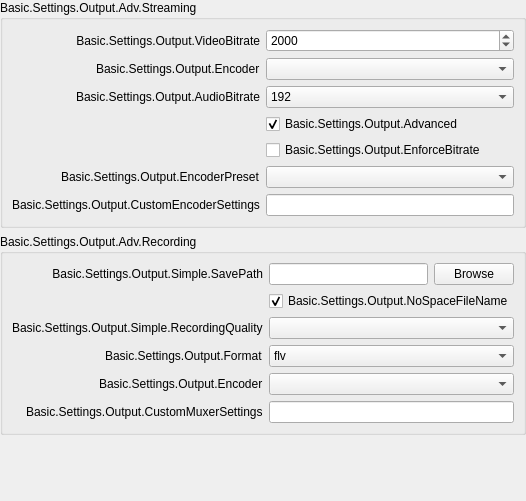
           <widget class="QWidget" name="easyOutputsPage">
            <layout class="QVBoxLayout" name="verticalLayout_3">
             <property name="leftMargin">
              <number>0</number>
             </property>
             <property name="topMargin">
              <number>0</number>
             </property>
             <property name="rightMargin">
              <number>0</number>
             </property>
             <property name="bottomMargin">
              <number>0</number>
             </property>
             <item>
              <widget class="QGroupBox" name="groupBox_8">
               <property name="sizePolicy">
                <sizepolicy hsizetype="Preferred" vsizetype="Maximum">
                 <horstretch>0</horstretch>
                 <verstretch>0</verstretch>
                </sizepolicy>
               </property>
               <property name="title">
                <string>Basic.Settings.Output.Adv.Streaming</string>
               </property>
               <layout class="QFormLayout" name="formLayout_20">
                <property name="fieldGrowthPolicy">
                 <enum>QFormLayout::AllNonFixedFieldsGrow</enum>
                </property>
                <property name="labelAlignment">
                 <set>Qt::AlignRight|Qt::AlignTrailing|Qt::AlignVCenter</set>
                </property>
                <item row="0" column="0">
                 <widget class="QLabel" name="label_19">
                  <property name="minimumSize">
                   <size>
                    <width>170</width>
                    <height>0</height>
                   </size>
                  </property>
                  <property name="text">
                   <string>Basic.Settings.Output.VideoBitrate</string>
                  </property>
                  <property name="alignment">
                   <set>Qt::AlignRight|Qt::AlignTrailing|Qt::AlignVCenter</set>
                  </property>
                  <property name="buddy">
                   <cstring>simpleOutputVBitrate</cstring>
                  </property>
                 </widget>
                </item>
                <item row="0" column="1">
                 <widget class="QSpinBox" name="simpleOutputVBitrate">
                  <property name="minimum">
                   <number>200</number>
                  </property>
                  <property name="maximum">
                   <number>1000000</number>
                  </property>
                  <property name="value">
                   <number>2000</number>
                  </property>
                 </widget>
                </item>
                <item row="2" column="0">
                 <widget class="QLabel" name="label_20">
                  <property name="text">
                   <string>Basic.Settings.Output.AudioBitrate</string>
                  </property>
                  <property name="buddy">
                   <cstring>simpleOutputABitrate</cstring>
                  </property>
                 </widget>
                </item>
                <item row="2" column="1">
                 <widget class="QComboBox" name="simpleOutputABitrate">
                  <property name="currentIndex">
                   <number>8</number>
                  </property>
                  <item>
                   <property name="text">
                    <string>32</string>
                   </property>
                  </item>
                  <item>
                   <property name="text">
                    <string>48</string>
                   </property>
                  </item>
                  <item>
                   <property name="text">
                    <string>64</string>
                   </property>
                  </item>
                  <item>
                   <property name="text">
                    <string>80</string>
                   </property>
                  </item>
                  <item>
                   <property name="text">
                    <string>96</string>
                   </property>
                  </item>
                  <item>
                   <property name="text">
                    <string>112</string>
                   </property>
                  </item>
                  <item>
                   <property name="text">
                    <string>128</string>
                   </property>
                  </item>
                  <item>
                   <property name="text">
                    <string>160</string>
                   </property>
                  </item>
                  <item>
                   <property name="text">
                    <string>192</string>
                   </property>
                  </item>
                  <item>
                   <property name="text">
                    <string>256</string>
                   </property>
                  </item>
                  <item>
                   <property name="text">
                    <string>320</string>
                   </property>
                  </item>
                 </widget>
                </item>
                <item row="3" column="1">
                 <widget class="QCheckBox" name="simpleOutAdvanced">
                  <property name="text">
                   <string>Basic.Settings.Output.Advanced</string>
                  </property>
                  <property name="checked">
                   <bool>true</bool>
                  </property>
                 </widget>
                </item>
                <item row="5" column="1">
                 <widget class="QComboBox" name="simpleOutPreset"/>
                </item>
                <item row="5" column="0">
                 <widget class="QLabel" name="label_24">
                  <property name="enabled">
                   <bool>true</bool>
                  </property>
                  <property name="text">
                   <string>Basic.Settings.Output.EncoderPreset</string>
                  </property>
                  <property name="buddy">
                   <cstring>simpleOutPreset</cstring>
                  </property>
                 </widget>
                </item>
                <item row="6" column="0">
                 <widget class="QLabel" name="label_23">
                  <property name="text">
                   <string>Basic.Settings.Output.CustomEncoderSettings</string>
                  </property>
                  <property name="buddy">
                   <cstring>simpleOutCustom</cstring>
                  </property>
                 </widget>
                </item>
                <item row="6" column="1">
                 <widget class="QLineEdit" name="simpleOutCustom"/>
                </item>
                <item row="4" column="1">
                 <widget class="QCheckBox" name="simpleOutEnforce">
                  <property name="text">
                   <string>Basic.Settings.Output.EnforceBitrate</string>
                  </property>
                 </widget>
                </item>
                <item row="1" column="1">
                 <widget class="QComboBox" name="simpleOutStrEncoder"/>
                </item>
                <item row="1" column="0">
                 <widget class="QLabel" name="simpleOutRecEncoderLabel_2">
                  <property name="text">
                   <string>Basic.Settings.Output.Encoder</string>
                  </property>
                  <property name="buddy">
                   <cstring>simpleOutRecEncoder</cstring>
                  </property>
                 </widget>
                </item>
               </layout>
              </widget>
             </item>
             <item>
              <widget class="QGroupBox" name="groupBox_9">
               <property name="sizePolicy">
                <sizepolicy hsizetype="Preferred" vsizetype="Maximum">
                 <horstretch>0</horstretch>
                 <verstretch>0</verstretch>
                </sizepolicy>
               </property>
               <property name="title">
                <string>Basic.Settings.Output.Adv.Recording</string>
               </property>
               <layout class="QFormLayout" name="formLayout_6">
                <property name="fieldGrowthPolicy">
                 <enum>QFormLayout::AllNonFixedFieldsGrow</enum>
                </property>
                <property name="labelAlignment">
                 <set>Qt::AlignRight|Qt::AlignTrailing|Qt::AlignVCenter</set>
                </property>
                <item row="0" column="1">
                 <layout class="QHBoxLayout" name="horizontalLayout_5">
                  <item>
                   <widget class="QLineEdit" name="simpleOutputPath">
                    <property name="enabled">
                     <bool>true</bool>
                    </property>
                   </widget>
                  </item>
                  <item>
                   <widget class="QPushButton" name="simpleOutputBrowse">
                    <property name="enabled">
                     <bool>true</bool>
                    </property>
                    <property name="text">
                     <string>Browse</string>
                    </property>
                   </widget>
                  </item>
                 </layout>
                </item>
                <item row="0" column="0">
                 <widget class="QLabel" name="label_18">
                  <property name="minimumSize">
                   <size>
                    <width>170</width>
                    <height>0</height>
                   </size>
                  </property>
                  <property name="text">
                   <string>Basic.Settings.Output.Simple.SavePath</string>
                  </property>
                  <property name="alignment">
                   <set>Qt::AlignRight|Qt::AlignTrailing|Qt::AlignVCenter</set>
                  </property>
                  <property name="buddy">
                   <cstring>simpleOutputPath</cstring>
                  </property>
                 </widget>
                </item>
                <item row="1" column="1">
                 <widget class="QCheckBox" name="simpleNoSpace">
                  <property name="text">
                   <string>Basic.Settings.Output.NoSpaceFileName</string>
                  </property>
                  <property name="checked">
                   <bool>true</bool>
                  </property>
                 </widget>
                </item>
                <item row="3" column="1">
                 <widget class="QComboBox" name="simpleOutRecFormat">
                  <item>
                   <property name="text">
                    <string notr="true">flv</string>
                   </property>
                  </item>
                  <item>
                   <property name="text">
                    <string notr="true">mp4</string>
                   </property>
                  </item>
                  <item>
                   <property name="text">
                    <string notr="true">mov</string>
                   </property>
                  </item>
                  <item>
                   <property name="text">
                    <string notr="true">mkv</string>
                   </property>
                  </item>
                  <item>
                   <property name="text">
                    <string notr="true">ts</string>
                   </property>
                  </item>
                  <item>
                   <property name="text">
                    <string notr="true">m3u8</string>
                   </property>
                  </item>
                 </widget>
                </item>
                <item row="3" column="0">
                 <widget class="QLabel" name="simpleOutRecFormatLabel">
                  <property name="text">
                   <string>Basic.Settings.Output.Format</string>
                  </property>
                  <property name="buddy">
                   <cstring>simpleOutRecFormat</cstring>
                  </property>
                 </widget>
                </item>
                <item row="2" column="1">
                 <widget class="QComboBox" name="simpleOutRecQuality"/>
                </item>
                <item row="2" column="0">
                 <widget class="QLabel" name="label_26">
                  <property name="text">
                   <string>Basic.Settings.Output.Simple.RecordingQuality</string>
                  </property>
                  <property name="buddy">
                   <cstring>simpleOutRecQuality</cstring>
                  </property>
                 </widget>
                </item>
                <item row="4" column="1">
                 <widget class="QComboBox" name="simpleOutRecEncoder"/>
                </item>
                <item row="4" column="0">
                 <widget class="QLabel" name="simpleOutRecEncoderLabel">
                  <property name="text">
                   <string>Basic.Settings.Output.Encoder</string>
                  </property>
                  <property name="buddy">
                   <cstring>simpleOutRecEncoder</cstring>
                  </property>
                 </widget>
                </item>
                <item row="5" column="0">
                 <widget class="QLabel" name="label_420">
                  <property name="text">
                   <string>Basic.Settings.Output.CustomMuxerSettings</string>
                  </property>
                  <property name="buddy">
                   <cstring>simpleOutMuxCustom</cstring>
                  </property>
                 </widget>
                </item>
                <item row="5" column="1">
                 <widget class="QLineEdit" name="simpleOutMuxCustom"/>
                </item>
               </layout>
              </widget>
             </item>
             <item>
              <layout class="QVBoxLayout" name="simpleOutInfoLayout">
               <property name="leftMargin">
                <number>10</number>
               </property>
               <property name="topMargin">
                <number>10</number>
               </property>
               <property name="rightMargin">
                <number>10</number>
               </property>
               <property name="bottomMargin">
                <number>10</number>
               </property>
              </layout>
             </item>
             <item>
              <spacer name="verticalSpacer_2">
               <property name="orientation">
                <enum>Qt::Vertical</enum>
               </property>
               <property name="sizeHint" stdset="0">
                <size>
                 <width>20</width>
                 <height>40</height>
                </size>
               </property>
              </spacer>
             </item>
             <item alignment="Qt::AlignTop">
              <widget class="QWidget" name="simpleOutputContainer" native="true">
               <layout class="QVBoxLayout" name="verticalLayout_4">
                <property name="leftMargin">
                 <number>0</number>
                </property>
                <property name="topMargin">
                 <number>0</number>
                </property>
                <property name="rightMargin">
                 <number>0</number>
                </property>
                <property name="bottomMargin">
                 <number>0</number>
                </property>
               </layout>
              </widget>
             </item>
            </layout>
           </widget>
